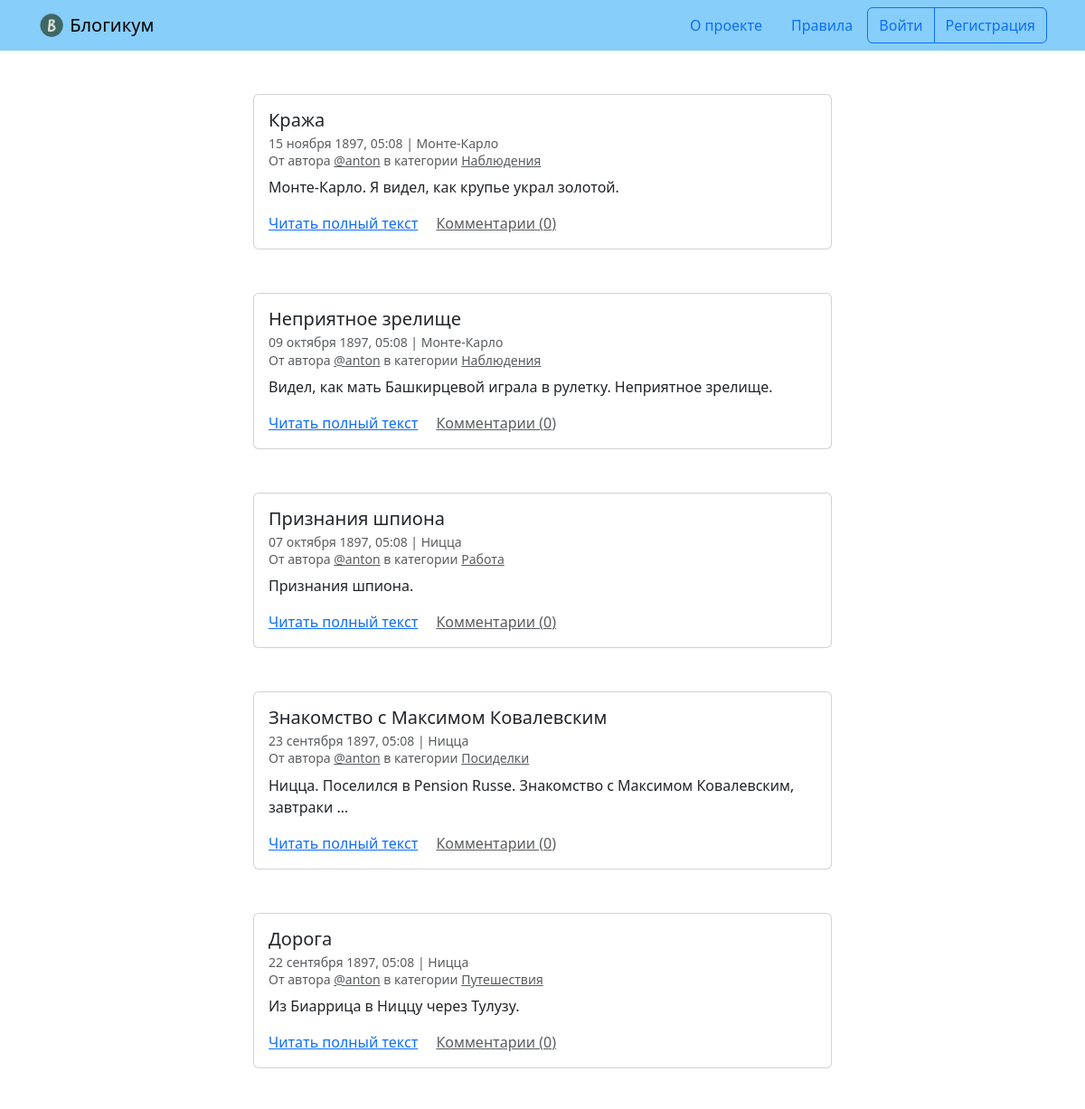
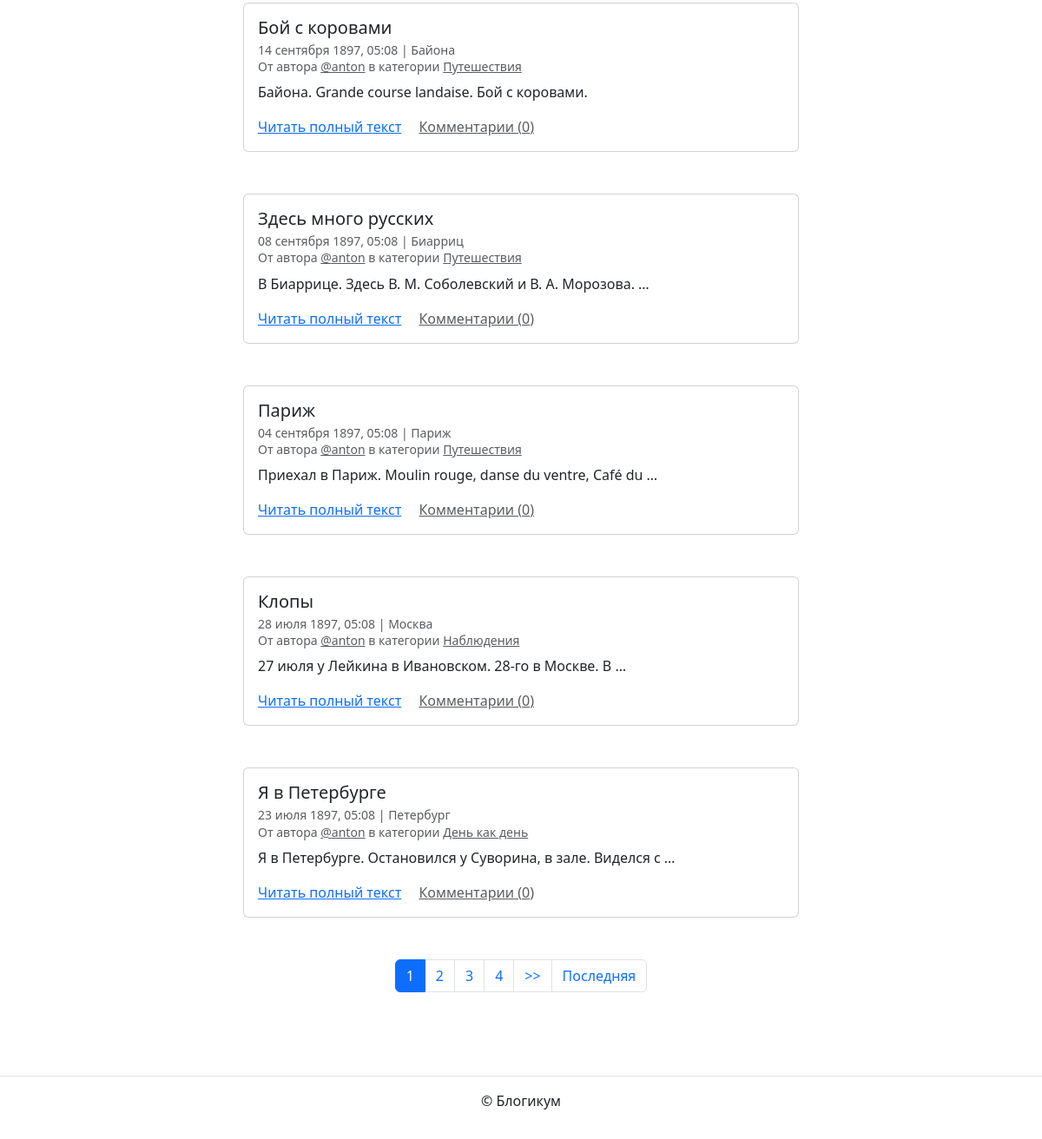
The page / on the database its author committed (2 pictures, top to bottom).
### blog/models.py (models this page shows, shortened)
class Post(PublishedModel):
    title = models.CharField(
        max_length=256,
        verbose_name='Заголовок'
    )
    text = models.TextField(verbose_name='Текст')
    image = models.ImageField(
        verbose_name='Изображение',
        upload_to='images',
        null=True,
        blank=True
    )
    pub_date = models.DateTimeField(
        verbose_name='Дата и время публикации',
        help_text='Если установить дату и время в будущем — '
                  'можно делать отложенные публикации.'
    )
    author = models.ForeignKey(
        User,
        on_delete=models.CASCADE,
        verbose_name='Автор публикации',
        related_name='posts'
    )
    location = models.ForeignKey(
        Location,
        on_delete=models.SET_NULL,
        verbose_name='Местоположение',
        related_name='posts',
        null=True,
        blank=True
    )
    category = models.ForeignKey(
        Category,
        on_delete=models.SET_NULL,
        null=True,
        verbose_name='Категория',
        related_name='posts'
    )
    class Meta:
        verbose_name = 'публикация'
        verbose_name_plural = 'Публикации'

class Location(PublishedModel):
    name = models.CharField(
        max_length=256,
        verbose_name='Название места'
    )
    class Meta:
        verbose_name = 'местоположение'
        verbose_name_plural = 'Местоположения'

class Category(PublishedModel):
    title = models.CharField(
        max_length=256,
        verbose_name='Заголовок'
    )
    description = models.TextField(verbose_name='Описание')
    slug = models.SlugField(
        max_length=64,
        unique=True,
        verbose_name='Идентификатор',
        help_text='Идентификатор страницы для URL; '
                  'разрешены символы латиницы, цифры, дефис и подчёркивание.'
    )
    class Meta:
        verbose_name = 'категория'
        verbose_name_plural = 'Категории'

### blog/views.py (the view)
# urls.py: path('', views.index, name='index'),
def index(request):
    template = 'blog/index.html'
    post_list = get_posts(Post.objects).order_by('-pub_date')
    page_obj = get_paginator(request, post_list)
    context = {'page_obj': page_obj}
    return render(request, template, context)

### blog/views.py (called while the page is built)
def get_posts(post_objects):
    print(f"DEBUG: get_posts called with {post_objects.count()} posts")  # Изменить на count()
    filtered_posts = post_objects.filter(
        pub_date__lte=timezone.now(),
        is_published=True,
        category__is_published=True
    ).annotate(comment_count=Count('comments'))
    print(f"DEBUG: get_posts returning {len(filtered_posts)} posts")
    return filtered_posts

def get_paginator(request, items, num=10):
    paginator = Paginator(items, num)
    num_pages = request.GET.get('page')
    return paginator.get_page(num_pages)

### templates/blog/index.html (shortened to what this page needs)
{% extends "base.html" %}
{% block content %}
  {% for post in page_obj %}
    <article class="mb-5">
      {% include "includes/post_card.html" %}
    </article>
  {% endfor %}
  {% include "includes/paginator.html" %}
{% endblock %}

### templates/base.html (shortened to what this page needs)
{% load static %}
{% load django_bootstrap5 %}
<!DOCTYPE html>
<html lang="ru">
  <head>
    {% bootstrap_css %}
  </head>
  <body>
    {% include "includes/header.html" %}
    <main>
      <div class="container py-5">
        {% block content %}{% endblock %}
      </div>
    </main>
    {% include "includes/footer.html" %}
  </body>
</html>

### templates/includes/header.html
{% load static %}
{% with request.resolver_match.view_name as view_name %}
<header>
  <nav class="navbar navbar-light" style="background-color: lightskyblue">
    <div class="container">
      <a class="navbar-brand" href="{% url 'blog:index' %}">
        <img src="{% static 'img/logo.png' %}" width="30" height="30" class="d-inline-block align-top" alt="">
        Блогикум
      </a>
        <ul class="nav nav-pills">
          <li class="nav-item">
            <a
              class="nav-link {% if view_name == 'pages:about' %}text-white{% endif %}"
              href="{% url 'pages:about' %}"
            >
              О проекте
            </a>
          </li>
          <li class="nav-item">
            <a
              class="nav-link {% if view_name == 'pages:rules' %}text-white{% endif %}"
              href="{% url 'pages:rules' %}"
            >
              Правила
            </a>
          </li>
          {% if user.is_authenticated %}
            <div class="btn-group" role="group" aria-label="Basic outlined example">
              <button type="button" class="btn btn-outline-primary">
                <a class="text-decoration-none text-reset" href="{% url 'blog:create_post' %}">Написать пост</a>
              </button>
              <button type="button" class="btn btn-outline-primary">
                <a class="text-decoration-none text-reset" href="{% url 'blog:profile' user.username %}">{{ user.username }}</a>
              </button>
              <button type="button" class="btn btn-outline-primary">
                <a class="text-decoration-none text-reset" href="{% url 'logout' %}">Выйти</a>
              </button>
            </div>
          {% else %}
            <div class="btn-group" role="group" aria-label="Basic outlined example">
              <button type="button" class="btn btn-outline-primary">
                <a class="text-decoration-none text-reset" href="{% url 'login' %}">Войти</a>
              </button>
              <button type="button" class="btn btn-outline-primary">
                <a class="text-decoration-none text-reset" href="{% url 'registration' %}">Регистрация</a>
              </button>
            </div>
          {% endif %}
        </ul>
    </div>
  </nav>
</header>
{% endwith %}

### templates/includes/post_card.html (shortened to what this page needs)
<div class="col d-flex justify-content-center">
  <div class="card" style="width: 40rem;">
    <div class="card-body">
      <h5 class="card-title">{{ post.title }}</h5>
      <h6 class="card-subtitle mb-2 text-muted">
        <small>
          {{ post.pub_date|date:"d E Y, H:i" }} | {% if post.location and post.location.is_published %}{{ post.location.name }}{% else %}Планета Земля{% endif %}<br>
          От автора <a class="text-muted" href="{% url 'blog:profile' post.author.username %}">@{{ post.author.username }}</a> в
          категории {% include "includes/category_link.html" %}
        </small>
      </h6>
      <p class="card-text">{{ post.text|truncatewords:10 }}</p>
      <a href="{% url 'blog:post_detail' post.id %}" class="card-link">Читать полный текст</a>
      <a href="{% url 'blog:post_detail' post.id %}" class="card-link text-muted">Комментарии ({{ post.comment_count }})</a>
    </div>
  </div>
</div>

### templates/includes/category_link.html
<a class="text-muted" href="{% url 'blog:category_posts' post.category.slug %}">
  {{ post.category.title }}
</a>

### templates/includes/paginator.html (shortened to what this page needs)
{% if page_obj.has_other_pages %}
  <nav aria-label="Page navigation" class="my-5">
    <ul class="pagination justify-content-center">
      {% for i in page_obj.paginator.page_range %}
        {% if page_obj.number == i %}
          <li class="page-item active">
            <span class="page-link">{{ i }}</span>
          </li>
        {% else %}
          <li class="page-item">
            <a class="page-link" href="?page={{ i }}">{{ i }}</a>
          </li>
        {% endif %}
      {% endfor %}
      {% if page_obj.has_next %}
        <li class="page-item">
          <a class="page-link" href="?page={{ page_obj.next_page_number }}">
            >>
          </a>
        </li>
        <li class="page-item">
          <a class="page-link" href="?page={{ page_obj.paginator.num_pages }}">
            Последняя
          </a>
        </li>
      {% endif %}
    </ul>
  </nav>
{% endif %}

### templates/includes/footer.html
<footer class="border-top text-center py-3">
  <p>&copy; Блогикум</p>
</footer>

### rows shown on the page
Post: title "Кража", pub_date "15 ноября 1897, 05:08", location.name "Монте-Карло", author.username "anton", category "Наблюдения", text "Монте-Карло. Я видел, как крупье украл золотой.", comment_count "0"
Post: title "Неприятное зрелище", pub_date "09 октября 1897, 05:08", location.name "Монте-Карло", author.username "anton", category "Наблюдения", text "Видел, как мать Башкирцевой играла в рулетку. Неприятное зрелище.", comment_count "0"
Post: title "Признания шпиона", pub_date "07 октября 1897, 05:08", location.name "Ницца", author.username "anton", category "Работа", text "Признания шпиона.", comment_count "0"
Post: title "Знакомство с Максимом Ковалевским", pub_date "23 сентября 1897, 05:08", location.name "Ницца", author.username "anton", category "Посиделки", text "Ницца. Поселился в Pension Russe. Знакомство с Максимом Ковалевским, завтраки …", comment_count "0"
Post: title "Дорога", pub_date "22 сентября 1897, 05:08", location.name "Ницца", author.username "anton", category "Путешествия", text "Из Биаррица в Ниццу через Тулузу.", comment_count "0"
Post: title "Бой с коровами", pub_date "14 сентября 1897, 05:08", location.name "Байона", author.username "anton", category "Путешествия", text "Байона. Grande course landaise. Бой с коровами.", comment_count "0"
Post: title "Здесь много русских", pub_date "08 сентября 1897, 05:08", location.name "Биарриц", author.username "anton", category "Путешествия", text "В Биаррице. Здесь В. М. Соболевский и В. А. Морозова. …", comment_count "0"
Post: title "Париж", pub_date "04 сентября 1897, 05:08", location.name "Париж", author.username "anton", category "Путешествия", text "Приехал в Париж. Moulin rouge, danse du ventre, Café du …", comment_count "0"
Post: title "Клопы", pub_date "28 июля 1897, 05:08", location.name "Москва", author.username "anton", category "Наблюдения", text "27 июля у Лейкина в Ивановском. 28-го в Москве. В …", comment_count "0"
Post: title "Я в Петербурге", pub_date "23 июля 1897, 05:08", location.name "Петербург", author.username "anton", category "День как день", text "Я в Петербурге. Остановился у Суворина, в зале. Виделся с …", comment_count "0"

### other values the page prints
{{ i }} "1"
{{ i }} "2" "3" "4"
